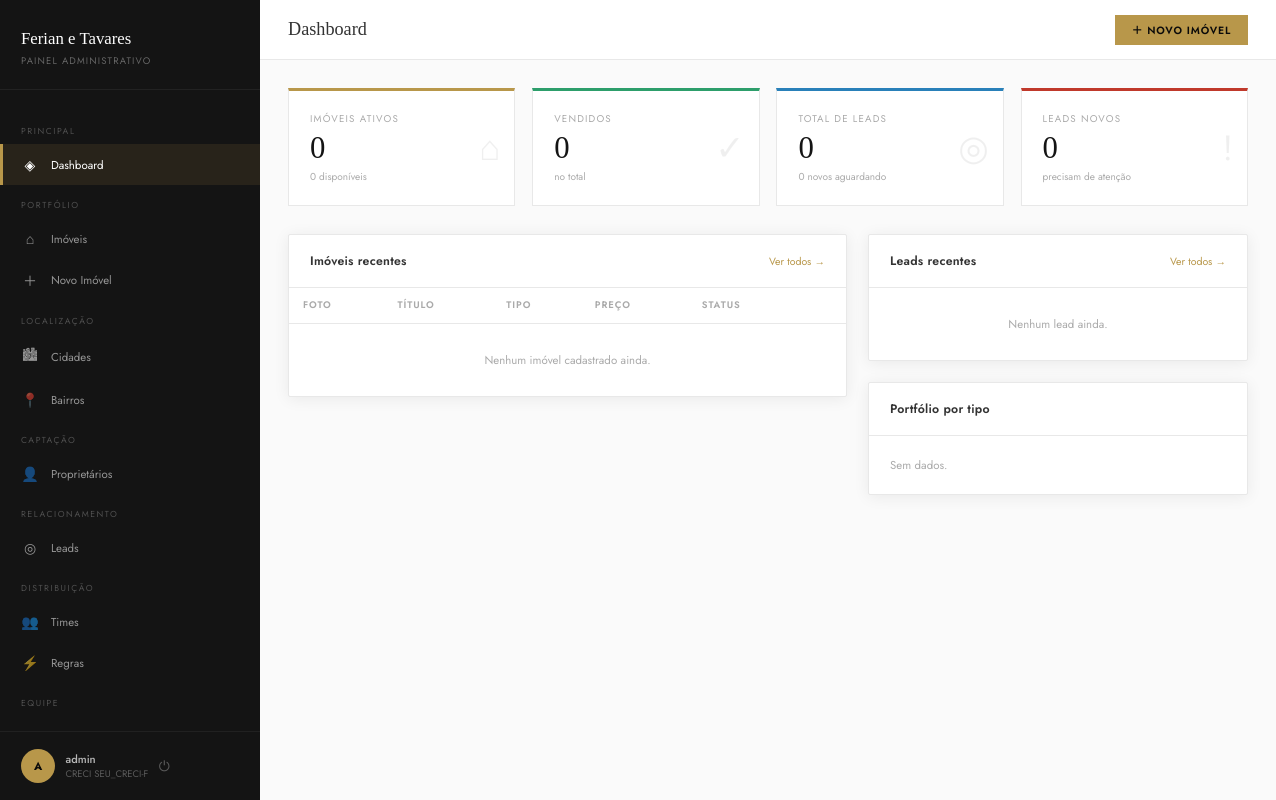
/painel/ (signed in), run on an earlier commit of the app's database.
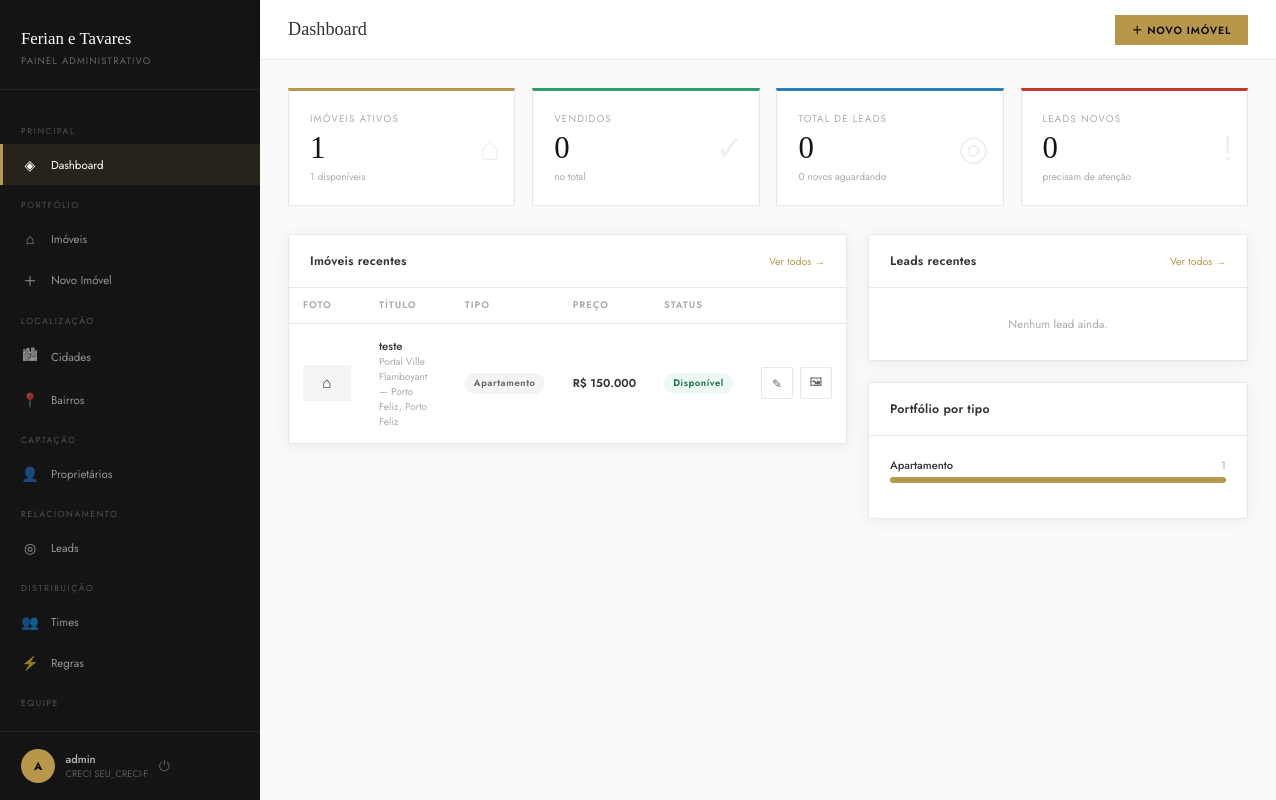
And on a later commit of the database.
### imoveis/models.py (models this page shows, shortened)
class Imovel(models.Model):
    TIPO_CHOICES = [
        ('apartamento', 'Apartamento'),
        ('casa', 'Casa'),
        ('cobertura', 'Cobertura'),
        ('terreno', 'Terreno'),
        ('comercial', 'Comercial'),
    ]
    STATUS_CHOICES = [
        ('disponivel', 'Disponível'),
        ('vendido', 'Vendido'),
        ('alugado', 'Alugado'),
        ('reservado', 'Reservado'),
    ]
    DESTAQUE_CHOICES = [
        ('', 'Nenhum'),
        ('destaque', 'Destaque'),
        ('novo', 'Novo'),
        ('oportunidade', 'Oportunidade'),
        ('exclusivo', 'Exclusivo'),
    ]
    titulo = models.CharField('Título', max_length=200)
    slug = models.SlugField(max_length=220, unique=True, blank=True)
    tipo = models.CharField(max_length=20, choices=TIPO_CHOICES, default='apartamento')
    status = models.CharField(max_length=20, choices=STATUS_CHOICES, default='disponivel')
    destaque = models.CharField(max_length=20, choices=DESTAQUE_CHOICES, blank=True)
    cidade = models.ForeignKey(Cidade, on_delete=models.SET_NULL, null=True)
    bairro = models.ForeignKey(Bairro, on_delete=models.SET_NULL, null=True, blank=True)
    endereco = models.CharField('Endereço', max_length=300, blank=True)
    cep = models.CharField('CEP', max_length=9, blank=True)
    preco = models.DecimalField('Preço (R$)', max_digits=14, decimal_places=2)
    preco_negociavel = models.BooleanField('Preço negociável', default=False)
    condominio = models.DecimalField('Condomínio (R$)', max_digits=10, decimal_places=2, null=True, blank=True)
    iptu = models.DecimalField('IPTU mensal (R$)', max_digits=10, decimal_places=2, null=True, blank=True)
    area_total = models.PositiveIntegerField('Área total (m²)', null=True, blank=True)
    area_construida = models.PositiveIntegerField('Área construída (m²)', null=True, blank=True)
    quartos = models.PositiveSmallIntegerField('Quartos', null=True, blank=True)
    suites = models.PositiveSmallIntegerField('Suítes', null=True, blank=True)
    banheiros = models.PositiveSmallIntegerField('Banheiros', null=True, blank=True)
    vagas = models.PositiveSmallIntegerField('Vagas de garagem', null=True, blank=True)
    andar = models.PositiveSmallIntegerField('Andar', null=True, blank=True)
    descricao = models.TextField('Descrição')
    diferenciais = models.TextField('Diferenciais (um por linha)', blank=True,
                                    help_text='Digite cada diferencial em uma linha separada')
    meta_descricao = models.CharField('Meta descrição (SEO)', max_length=160, blank=True)
    ativo = models.BooleanField('Ativo (visível no site)', default=True)
    criado_em = models.DateTimeField(auto_now_add=True)
    atualizado_em = models.DateTimeField(auto_now=True)
    visualizacoes = models.PositiveIntegerField(default=0, editable=False)
    proprietario = models.ForeignKey(
    'Proprietario',
    on_delete=models.SET_NULL,
    null=True, blank=True,
    verbose_name='Proprietário',
    related_name='imoveis'
    )
    class Meta:
        verbose_name = 'Imóvel'
        verbose_name_plural = 'Imóveis'
        ordering = ['-criado_em']
    @property
    def preco_formatado(self):
        v = float(self.preco)
        if v >= 1_000_000:
            m = v / 1_000_000
            return f"R$ {m:,.1f} milhão".replace(',', 'X').replace('.', ',').replace('X', '.')
        return f"R$ {v:,.0f}".replace(',', 'X').replace('.', ',').replace('X', '.')
    @property
    def foto_principal(self):
        foto = self.fotos.filter(principal=True).first() or self.fotos.first()
        return foto

class Bairro(models.Model):
    nome = models.CharField(max_length=100)
    cidade = models.ForeignKey(Cidade, on_delete=models.CASCADE, related_name='bairros')
    class Meta:
        verbose_name = 'Bairro'
        verbose_name_plural = 'Bairros'
        ordering = ['nome']
    def __str__(self):
        return f'{self.nome} — {self.cidade.nome}'

class Cidade(models.Model):
    nome = models.CharField(max_length=100)
    estado = models.CharField(max_length=2, default='SP')
    class Meta:
        verbose_name = 'Cidade'
        verbose_name_plural = 'Cidades'
        ordering = ['nome']

### core/admin_views.py (the view)
# urls.py: path('', admin_views.dashboard, name='dashboard'),
@login_required
def dashboard(request):
    total_imoveis = Imovel.objects.filter(ativo=True).count()
    imoveis_disponiveis = Imovel.objects.filter(status='disponivel', ativo=True).count()
    imoveis_vendidos = Imovel.objects.filter(status='vendido').count()
    total_leads = Lead.objects.count()
    leads_novos = Lead.objects.filter(status='novo').count()
    leads_recentes = Lead.objects.select_related('imovel').order_by('-criado_em')[:5]
    imoveis_recentes = Imovel.objects.prefetch_related('fotos').order_by('-criado_em')[:4]
    por_tipo = list(
        Imovel.objects.filter(ativo=True)
        .values('tipo')
        .annotate(total=Count('id'))
        .order_by('-total')
    )
    leads_por_status = {
        item['status']: item['total']
        for item in Lead.objects.values('status').annotate(total=Count('id'))
    }
    return render(request, 'painel/dashboard.html', {
        'total_imoveis': total_imoveis,
        'imoveis_disponiveis': imoveis_disponiveis,
        'imoveis_vendidos': imoveis_vendidos,
        'total_leads': total_leads,
        'leads_novos': leads_novos,
        'leads_recentes': leads_recentes,
        'imoveis_recentes': imoveis_recentes,
        'por_tipo': por_tipo,
        'leads_por_status': leads_por_status,
    })

### core/context_processors.py (called while the page is built)
def site_settings(request):
    return {
        'WHATSAPP_NUMBER': getattr(settings, 'WHATSAPP_NUMBER', '5511947532081'),
        'BROKER_NAME': getattr(settings, 'BROKER_NAME', 'Luiz Tavares'),
        'BROKER_CRECI': getattr(settings, 'BROKER_CRECI', '226905-F'),
        'DISTRIBUICAO_ATIVA': getattr(settings, 'DISTRIBUICAO_LEADS_ATIVA', False),
    }

### templates/painel/dashboard.html (shortened to what the changed rows need)
{% extends "painel/base.html" %}
{% block content %}
<div class="stats-grid">
  <div class="stat-card gold-accent" data-icon="⌂">
    <div class="stat-label">Imóveis ativos</div>
    <div class="stat-value">{{ total_imoveis }}</div>
    <div class="stat-sub">{{ imoveis_disponiveis }} disponíveis</div>
  </div>
</div>
<div style="display:grid;grid-template-columns:1fr 380px;gap:1.5rem;align-items:start">
  <div class="card">
    <div class="table-wrap">
      <table>
        <thead>
          <tr>
            <th>Foto</th>
            <th>Título</th>
            <th>Tipo</th>
            <th>Preço</th>
            <th>Status</th>
            <th></th>
          </tr>
        </thead>
        <tbody>
          {% for i in imoveis_recentes %}
          <tr>
            <td style="width:56px">
              {% if i.foto_principal %}
              <img src="{{ i.foto_principal.imagem.url }}" style="width:48px;height:36px;object-fit:cover;display:block">
              {% else %}
              <div style="width:48px;height:36px;background:#f4f4f4;display:flex;align-items:center;justify-content:center;font-size:1.1rem">⌂</div>
              {% endif %}
            </td>
            <td style="max-width:220px">
              <div style="font-weight:500;white-space:nowrap;overflow:hidden;text-overflow:ellipsis">{{ i.titulo }}</div>
              <div style="font-size:0.72rem;color:#aaa">{{ i.bairro }}{% if i.cidade %}, {{ i.cidade.nome }}{% endif %}</div>
            </td>
            <td><span class="badge badge-gray">{{ i.get_tipo_display }}</span></td>
            <td style="font-weight:600;white-space:nowrap">{{ i.preco_formatado }}</td>
            <td>
              {% if i.status == 'disponivel' %}<span class="badge badge-green">Disponível</span>
              {% elif i.status == 'vendido' %}<span class="badge badge-red">Vendido</span>
              {% elif i.status == 'reservado' %}<span class="badge badge-orange">Reservado</span>
              {% else %}<span class="badge badge-gray">{{ i.get_status_display }}</span>{% endif %}
            </td>
            <td>
              <div class="actions">
                <a href="{% url 'painel:imovel_edit' i.pk %}" class="action-btn" title="Editar">✎</a>
                <a href="{% url 'painel:imovel_fotos' i.pk %}" class="action-btn" title="Fotos">🖼</a>
              </div>
            </td>
          </tr>
          {% empty %}
          <tr><td colspan="6" style="text-align:center;color:#aaa;padding:2rem">Nenhum imóvel cadastrado ainda.</td></tr>
          {% endfor %}
        </tbody>
      </table>
    </div>
  </div>
  <div style="display:flex;flex-direction:column;gap:1.5rem">
    <div class="card">
      <div class="card-body">
        {% for item in por_tipo %}
        <div style="margin-bottom:1rem">
          <div style="display:flex;justify-content:space-between;margin-bottom:0.3rem">
            <span style="font-size:0.8rem;font-weight:500">{{ item.tipo|title }}</span>
            <span style="font-size:0.78rem;color:#aaa">{{ item.total }}</span>
          </div>
          <div style="background:#f4f4f4;height:6px;border-radius:3px">
            <div style="background:#b8974a;height:6px;border-radius:3px;width:{% widthratio item.total total_imoveis 100 %}%"></div>
          </div>
        </div>
        {% empty %}
        <div style="color:#aaa;font-size:0.82rem">Sem dados.</div>
        {% endfor %}
      </div>
    </div>
  </div>
</div>
{% endblock %}

What changed in the data, as far as the page shows it:
added Imovel: titulo "teste", bairro "Portal Ville Flamboyant — Porto Feliz", cidade.nome "Porto Feliz", tipo "Apartamento", preco_formatado "R$ 150.000", status "Disponível", total "1"
Also different on the page:
{{ total_imoveis }}: "0" → "1"
{{ imoveis_disponiveis }}: "0" → "1"
text no longer shown: "Nenhum imóvel cadastrado ainda. Sem dados."
